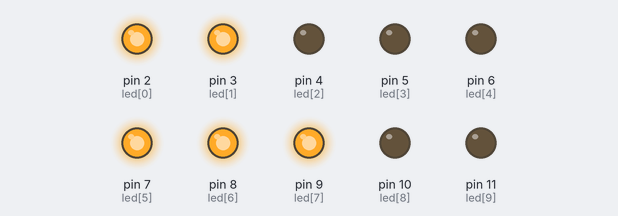
A sketch run on a simulated Arduino Uno, built with avr-gcc and run on an emulated ATmega328P. Parts: output pins drawn as LEDs (lit = HIGH). Random numbers use the default seed unless the sketch sets one.

Above: at 0.1 s.
At 4.1 s:
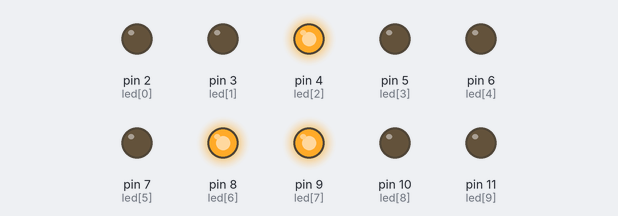
At 9.1 s:
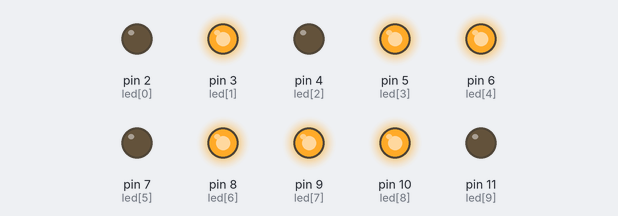
At 19.1 s:
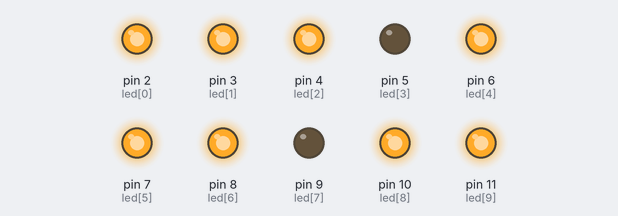
At 28.1 s:
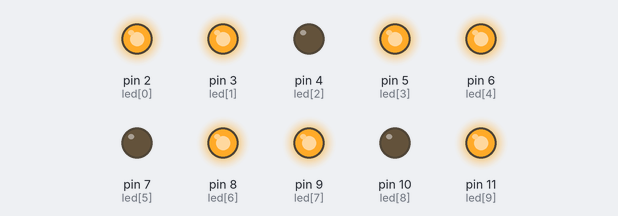
At 38.1 s:
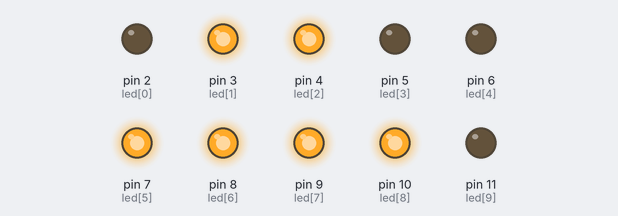
Timing chart, 0 to 40.0 s (numbered marks = the images above):
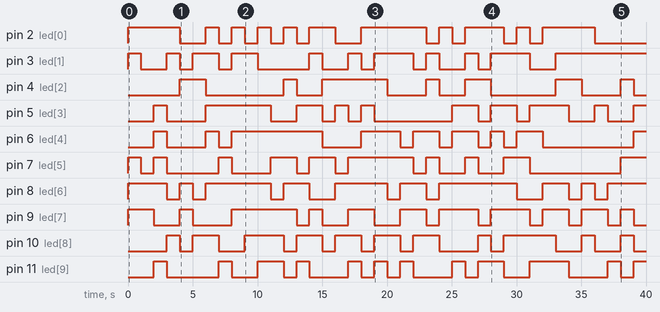

Measured:
- by itself, pin 2 (led[0]): LOW → HIGH at 0.00 s, → LOW 4.0 s later, → HIGH 2.0 s later, → LOW 1.0 s later, … (22 changes in this stretch)
- by itself, pin 3 (led[1]): LOW → HIGH at 0.00 s, → LOW 1.0 s later, → HIGH 2.0 s later, → LOW 1.0 s later, … (21 changes in this stretch)
- by itself, pin 4 (led[2]): LOW → HIGH at 4.0 s, → LOW 2.0 s later, → HIGH 6.0 s later, → LOW 1.0 s later, … (14 changes in this stretch)
- by itself, pin 5 (led[3]): LOW → HIGH at 2.0 s, → LOW 1.0 s later, → HIGH 3.0 s later, → LOW 5.0 s later, … (19 changes in this stretch)
- by itself, pin 6 (led[4]): LOW → HIGH at 2.0 s, → LOW 1.0 s later, → HIGH 3.0 s later, → LOW 1.0 s later, … (17 changes in this stretch)
- by itself, pin 7 (led[5]): LOW → HIGH at 0.00 s, → LOW 1.0 s later, → HIGH 1.0 s later, → LOW 1.0 s later, … (19 changes in this stretch)
- by itself, pin 8 (led[6]): LOW → HIGH at 0.00 s, → LOW 3.0 s later, → HIGH 1.0 s later, → LOW 1.0 s later, … (19 changes in this stretch)
- by itself, pin 9 (led[7]): LOW → HIGH at 0.00 s, → LOW 2.0 s later, → HIGH 2.0 s later, → LOW 1.0 s later, … (22 changes in this stretch)

The sketch:

th_baitap1.ino
```cpp
int led[] = {2, 3, 4, 5, 6, 7, 8, 9, 10, 11};
int soLuongDen = 10;

void setup() {
  // put your setup code here, to run once:
  for (int i = 0; i < soLuongDen; i++) {
    pinMode(led[i], OUTPUT);
  }
}

void loop() {
  // put your main code here, to run repeatedly:
  for (int i = 0; i < soLuongDen; i++) {
    long soNgauNhien = random(1,100);
    if (soNgauNhien % 2 != 0) {
      digitalWrite(led[i], HIGH);
    }else{
      digitalWrite(led[i], LOW);
    }

  }
  delay(1000);
}
```
